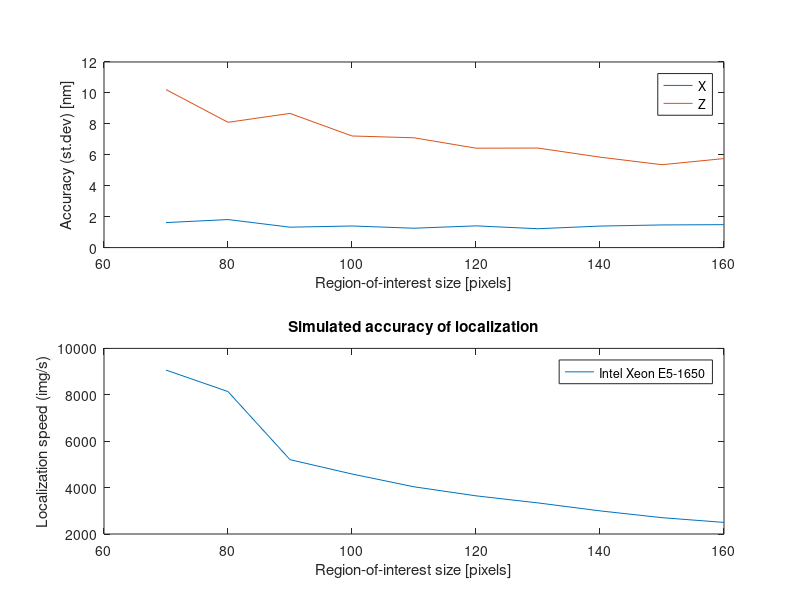

This chart was generated by the following MATLAB code:
function plot_results()

r=dlmread('benchmark-results.txt');
r=r(3:end,:);

PixelSize = 146; % nm
StepSize = 50; % nm
xacc = r(:,2) * PixelSize;
zacc = r(:,4) * StepSize;

%plotyy(r(:,1),[ r(:,5) r(:,7) ], r(:,1), r(:,8) );
subplot(211);
plot(r(:,1),[ xacc zacc ]);
ylabel('Accuracy (st.dev) [nm]');
xlabel('Region-of-interest size [pixels]');
legend('X', 'Z');
subplot(212);
plot(r(:,1), r(:,8));
ylabel('Localization speed (img/s)');
xlabel('Region-of-interest size [pixels]');
legend('Intel Xeon E5-1650');

title('Simulated accuracy of localization');

end